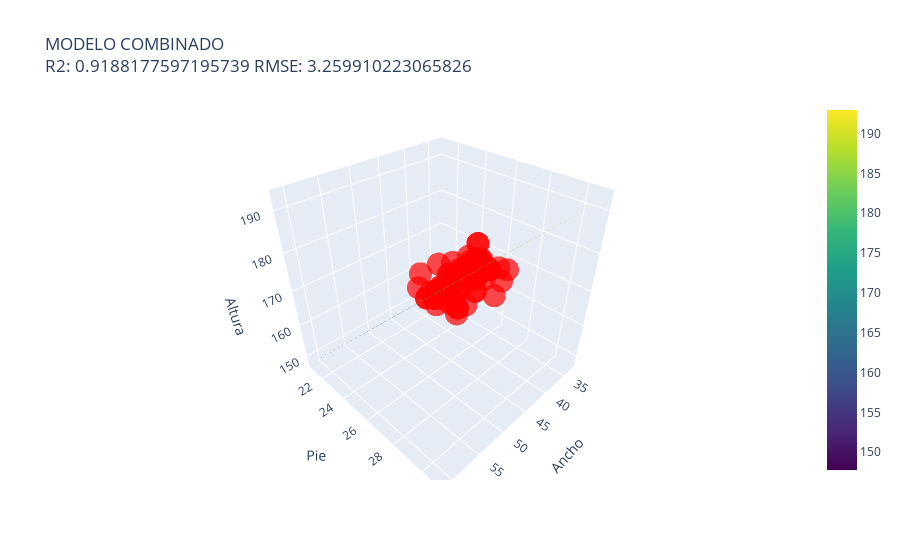

Here is the notebook cell this chart was saved with:
### Code cell
# Definir rangos para las variables independientes
x1_range = np.linspace(min(x_train['width']), max(x_train['width']), 20)
x2_range = np.linspace(min(x_train['shoe_size']), max(x_train['shoe_size']), 20)
x1_mesh, x2_mesh = np.meshgrid(x1_range, x2_range)

# Escalar el meshgrid para predicción
x_mesh_scaled = ss.transform(np.vstack((x1_mesh.ravel(), x2_mesh.ravel())).T)

# Predecir los valores con el modelo escalado
y_mesh_scaled = modelo_combinado.predict(x_mesh_scaled)

# Crear scatterplot 3D de los puntos reales
scatter = go.Scatter3d(
    x=x_test['width'], y=x_test['shoe_size'], z=y_test,
    mode='markers',
    marker=dict(size=8, color='red', opacity=0.7)
)

# Crear el plano de regresión
surface = go.Surface(
    x=x1_mesh, y=x2_mesh, z=y_mesh_scaled.reshape(x1_mesh.shape),
    colorscale='Viridis', opacity=0.5
)

# Configuración del layout
layout = go.Layout(
     title=f"MODELO COMBINADO<br>R2: {r2_score(y_test, predicciones)} RMSE: {root_mean_squared_error(y_test, predicciones)}",
    scene=dict(
        xaxis_title='Ancho',
        yaxis_title='Pie',
        zaxis_title='Altura'
    )
)

# Crear la figura
fig = go.Figure(data=[scatter, surface], layout=layout)

# Mostrar la figura interactiva
fig.show()

### Figure 1 — Plotly figure (JSON) as saved in the notebook; plotly's stock layout.template omitted (floating-point values rounded to 4 significant figures; data arrays with more than 128 entries replaced by an {"elided": "..."} marker saying what was removed)
{"data": [{"marker": {"color": "red", "opacity": 0.7, "size": 8}, "mode": "markers", "type": "scatter3d", "x": [33, 45, 45, 41, 41, 40, 47, 52, 38, 38, 37, 49, 49, 48, 52, 50, 44, 38, 42, 40, 46, 40, 50, 43, 42, 46, 47, 45, 40, 54, 39, 50, 50, 47, 45, 38, 51, 37, 40, 50, 40, 50, 44, 44, 49, 44, 35, 56, 40, 44, 57, 40, 49, 42, 51, 46, 45, 56, 42, 52, 46, 46, 45, 48, 49, 41, 44, 45, 36, 46, 50, 37, 34, 45, 53, 36, 44, 48, 36, 38, 41, 44, 48, 44, 45, 43, 53, 42, 41, 40, 38, 46, 49, 44, 42, 35, 48, 54, 51, 50, 47, 47, 42], "y": [21, 29, 27.5, 22.5, 22.5, 23, 26.5, 30, 23, 23, 23, 28.5, 27.5, 28.3, 29, 29, 28, 25, 24, 24, 25.5, 26.7, 28, 27.1, 27, 24, 28.1, 26.5, 24, 30.1, 23, 29, 29, 28.1, 27.5, 23, 29.4, 23, 23, 29.1, 23, 28.5, 24.5, 27.2, 28.6, 28, 22, 30, 24, 28, 30, 24, 28, 24, 29.2, 28.1, 27, 30.8, 28, 29.4, 25, 26.5, 27.5, 28, 28.7, 26, 26.5, 27.5, 27, 25.5, 28, 23, 22, 25, 29.8, 25, 27, 28.4, 22, 24, 26.8, 24, 28.3, 23, 26.5, 27.2, 30, 26, 26, 26, 24, 28, 28.6, 26, 24, 26, 28, 30.2, 29.3, 28.9, 28, 28.1, 27], "z": [148, 178, 179, 155, 155, 158, 168, 186, 156, 156, 155, 184, 178, 183, 186, 190, 178, 170, 162, 158, 168, 173, 173, 177, 174, 170, 182, 170, 159, 190, 158, 183, 190, 182, 172, 156, 187, 158, 153, 186, 158, 175, 162, 177, 185, 178, 153, 191, 165, 178, 193, 159, 182, 160, 186, 182, 180, 192, 177, 187, 165, 167, 175, 181, 185, 170, 173, 172, 170, 168, 173, 161, 153, 174, 189, 169, 175, 183, 154, 164, 173, 163, 183, 162, 170, 177, 188, 170, 173, 173, 159, 182, 184, 161, 162, 159, 182, 190, 187, 186, 182, 183, 175]}, {"colorscale": [[0, "#440154"], [0.1111, "#482878"], [0.2222, "#3e4989"], [0.3333, "#31688e"], [0.4444, "#26828e"], [0.5556, "#1f9e89"], [0.6667, "#35b779"], [0.7778, "#6ece58"], [0.8889, "#b5de2b"], [1, "#fde725"]], "opacity": 0.5, "type": "surface", "x": {"elided": "20x20 float values"}, "y": {"elided": "20x20 float values"}, "z": {"elided": "20x20 float values"}}], "layout": {"scene": {"xaxis": {"title": {"text": "Ancho"}}, "yaxis": {"title": {"text": "Pie"}}, "zaxis": {"title": {"text": "Altura"}}}, "title": {"text": "MODELO COMBINADO<br>R2: 0.9188177597195739 RMSE: 3.259910223065826"}}}
